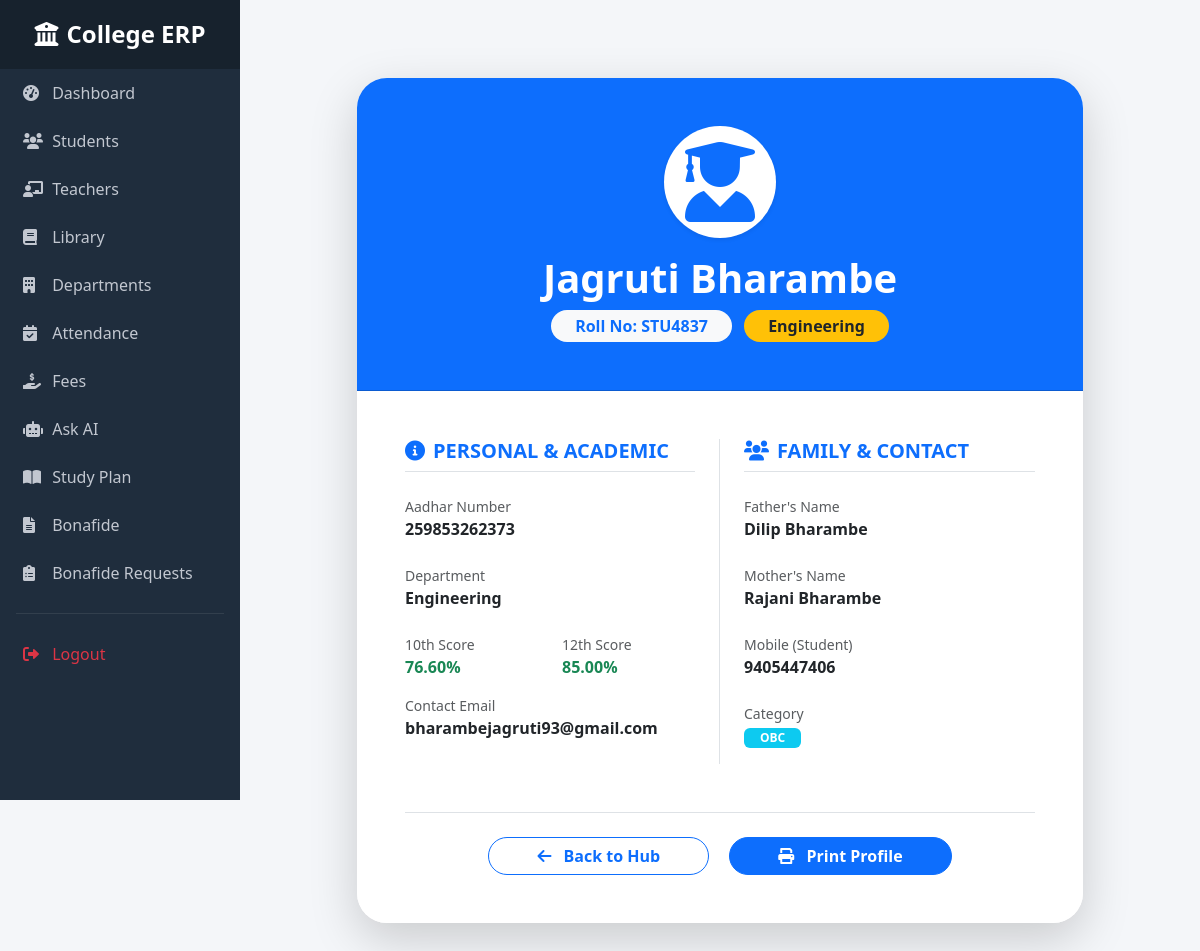
Screenshot of /dashboard-module/student/1/ with the database file from the repository.
### dashboard/models.py (models this page shows, shortened)
class StudentProfile(models.Model):
    admin = models.ForeignKey(User, on_delete=models.CASCADE, null=True, blank=True)
    first_name = models.CharField(max_length=100)
    last_name = models.CharField(max_length=100)
    mobile_number = models.CharField(max_length=15, null=True, blank=True)
    father_name = models.CharField(max_length=100, null=True, blank=True)
    mother_name = models.CharField(max_length=100, null=True, blank=True)
    aadhar_number = models.CharField(max_length=12, null=True, blank=True)
    category = models.CharField(max_length=50, null=True, blank=True)
    marks_10th = models.DecimalField(max_digits=5, decimal_places=2, null=True, blank=True)
    marks_12th = models.DecimalField(max_digits=5, decimal_places=2, null=True, blank=True)
    marks_graduation = models.DecimalField(max_digits=5, decimal_places=2, null=True, blank=True)
    course = models.CharField(max_length=100)
    roll_no = models.CharField(max_length=100, unique=True, null=True, blank=True)
    date_of_birth = models.DateField(null=True, blank=True)
    total_classes = models.IntegerField(default=100)
    attended_classes = models.IntegerField(default=0)
    mobile = models.CharField(max_length=15)
    email = models.EmailField()
    department = models.ForeignKey(Department, on_delete=models.CASCADE)
    admission_date = models.DateField(auto_now_add=True)

class Department(models.Model):
    department_name = models.CharField(max_length=100)
    department_code = models.CharField(max_length=20, unique=True)

### dashboard/views.py (the view)
# urls.py: path('student/<int:student_id>/', views.student_profile_view, name='student_profile'),
def student_profile_view(request, student_id):
    student = get_object_or_404(StudentProfile, id=student_id)
    return render(request, 'student_detail.html', {'student': student})

### college_erp/templates/student_detail.html
{% extends 'base.html' %}
{% block content %}
<div class="container mt-5">
    <div class="row justify-content-center">
        <div class="col-md-10">
            <div class="card shadow-lg border-0" style="border-radius: 30px; overflow: hidden;">
                <div class="card-header bg-primary text-white text-center py-5">
                    <div class="mb-3">
                        <i class="fas fa-user-graduate fa-5x shadow-sm p-3 bg-white text-primary rounded-circle"></i>
                    </div>
                    <h1 class="fw-bold m-0">{{ student.first_name }} {{ student.last_name }}</h1>
                    <div class="mt-2">
                        <span class="badge bg-light text-primary px-4 py-2 rounded-pill fs-6">Roll No: {{ student.roll_no|default:"Not Assigned" }}</span>
                        <span class="badge bg-warning text-dark px-4 py-2 rounded-pill fs-6 ms-2">{{ student.course|default:"MCA" }}</span>
                    </div>
                </div>
                <div class="card-body p-5 bg-white">
                    <div class="row g-5">
                        <div class="col-md-6 border-end">
                            <h5 class="text-primary fw-bold text-uppercase mb-4 border-bottom pb-2">
                                <i class="fas fa-info-circle me-2"></i>Personal & Academic
                            </h5>
                            <div class="mb-4">
                                <label class="text-muted small d-block">Aadhar Number</label>
                                <span class="h6 fw-bold text-dark">{{ student.aadhar_number|default:"Not Filled" }}</span>
                            </div>
                            <div class="mb-4">
                                <label class="text-muted small d-block">Department</label>
                                <span class="h6 fw-bold text-dark">{{ student.department.department_name|default:"General" }}</span>
                            </div>
                            <div class="row">
                                <div class="col-6 mb-3">
                                    <label class="text-muted small d-block">10th Score</label>
                                    <span class="h6 fw-bold text-success">{{ student.marks_10th|default:"0" }}%</span>
                                </div>
                                <div class="col-6 mb-3">
                                    <label class="text-muted small d-block">12th Score</label>
                                    <span class="h6 fw-bold text-success">{{ student.marks_12th|default:"0" }}%</span>
                                </div>
                            </div>
                            <div class="mb-3">
                                <label class="text-muted small d-block">Contact Email</label>
                                <span class="h6 fw-bold text-dark">{{ student.email }}</span>
                            </div>
                        </div>
                        <div class="col-md-6">
                            <h5 class="text-primary fw-bold text-uppercase mb-4 border-bottom pb-2">
                                <i class="fas fa-users me-2"></i>Family & Contact
                            </h5>
                            <div class="mb-4">
                                <label class="text-muted small d-block">Father's Name</label>
                                <span class="h6 fw-bold text-dark">{{ student.father_name|default:"Not Filled" }}</span>
                            </div>
                            <div class="mb-4">
                                <label class="text-muted small d-block">Mother's Name</label>
                                <span class="h6 fw-bold text-dark">{{ student.mother_name|default:"Not Filled" }}</span>
                            </div>
                            <div class="mb-4">
                                <label class="text-muted small d-block">Mobile (Student)</label>
                                <span class="h6 fw-bold text-dark">{{ student.mobile }}</span>
                            </div>
                            <div class="mb-3">
                                <label class="text-muted small d-block">Category</label>
                                <span class="badge bg-info text-white px-3">{{ student.category|default:"General" }}</span>
                            </div>
                        </div>
                    </div>
                    <div class="mt-5 pt-4 border-top text-center">
                        <a href="{% url 'admin_dashboard' %}" class="btn btn-outline-primary rounded-pill px-5 fw-bold">
                            <i class="fas fa-arrow-left me-2"></i> Back to Hub
                        </a>
                        <button onclick="window.print()" class="btn btn-primary rounded-pill px-5 fw-bold ms-3">
                            <i class="fas fa-print me-2"></i> Print Profile
                        </button>
                    </div>
                </div>
            </div>
        </div>
    </div>
</div>
{% endblock %}

### college_erp/templates/base.html (style rules this page uses)
body { background: #f4f6f9; margin: 0; }
.card { border: none; border-radius: 10px; box-shadow: 0px 2px 10px rgba(0,0,0,0.05); }

### rows the page displays
StudentProfile: first_name "Jagruti", last_name "Bharambe", roll_no "STU4837", course "Engineering", aadhar_number "259853262373", department.department_name "Engineering", marks_10th "76.60", marks_12th "85.00", email "bharambejagruti93@gmail.com", father_name "Dilip Bharambe", mother_name "Rajani Bharambe", mobile "9405447406", category "OBC"
